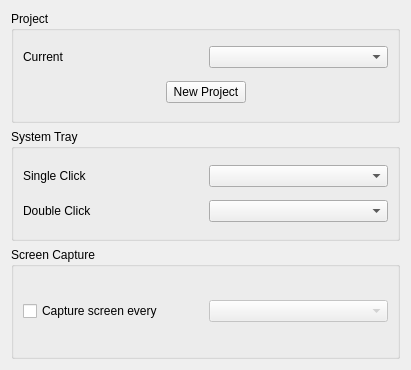
<?xml version="1.0" encoding="UTF-8"?>
<ui version="4.0">
 <class>PreferencesWidget</class>
 <widget class="QWidget" name="PreferencesWidget">
  <property name="geometry">
   <rect>
    <x>0</x>
    <y>0</y>
    <width>411</width>
    <height>370</height>
   </rect>
  </property>
  <property name="windowTitle">
   <string>Form</string>
  </property>
  <layout class="QGridLayout" name="gridLayout_3">
   <item row="0" column="0" colspan="2">
    <widget class="QGroupBox" name="groupBox">
     <property name="sizePolicy">
      <sizepolicy hsizetype="MinimumExpanding" vsizetype="Preferred">
       <horstretch>0</horstretch>
       <verstretch>0</verstretch>
      </sizepolicy>
     </property>
     <property name="title">
      <string>Project</string>
     </property>
     <layout class="QGridLayout" name="gridLayout">
      <item row="0" column="0" colspan="3">
       <layout class="QHBoxLayout" name="horizontalLayout">
        <item>
         <widget class="QLabel" name="label">
          <property name="text">
           <string>Current</string>
          </property>
         </widget>
        </item>
        <item>
         <widget class="QComboBox" name="projectsComboBox"/>
        </item>
       </layout>
      </item>
      <item row="1" column="0">
       <spacer name="horizontalSpacer">
        <property name="orientation">
         <enum>Qt::Horizontal</enum>
        </property>
        <property name="sizeHint" stdset="0">
         <size>
          <width>130</width>
          <height>24</height>
         </size>
        </property>
       </spacer>
      </item>
      <item row="1" column="1">
       <widget class="QPushButton" name="projectPushButton">
        <property name="text">
         <string>New Project</string>
        </property>
       </widget>
      </item>
      <item row="1" column="2">
       <spacer name="horizontalSpacer_2">
        <property name="orientation">
         <enum>Qt::Horizontal</enum>
        </property>
        <property name="sizeHint" stdset="0">
         <size>
          <width>129</width>
          <height>24</height>
         </size>
        </property>
       </spacer>
      </item>
     </layout>
    </widget>
   </item>
   <item row="1" column="0" colspan="2">
    <widget class="QGroupBox" name="groupBox_2">
     <property name="title">
      <string>System Tray</string>
     </property>
     <layout class="QGridLayout" name="gridLayout_2">
      <item row="0" column="0">
       <layout class="QHBoxLayout" name="horizontalLayout_2">
        <item>
         <widget class="QLabel" name="label_2">
          <property name="text">
           <string>Single Click</string>
          </property>
         </widget>
        </item>
        <item>
         <widget class="QComboBox" name="traySingleComboBox"/>
        </item>
       </layout>
      </item>
      <item row="1" column="0">
       <layout class="QHBoxLayout" name="horizontalLayout_3">
        <item>
         <widget class="QLabel" name="label_3">
          <property name="text">
           <string>Double Click</string>
          </property>
         </widget>
        </item>
        <item>
         <widget class="QComboBox" name="trayDoubleComboBox"/>
        </item>
       </layout>
      </item>
     </layout>
    </widget>
   </item>
   <item row="2" column="0" colspan="2">
    <widget class="QGroupBox" name="groupBox_3">
     <property name="title">
      <string>Screen Capture</string>
     </property>
     <layout class="QGridLayout" name="gridLayout_4">
      <item row="0" column="0">
       <widget class="QCheckBox" name="screenCheckBox">
        <property name="enabled">
         <bool>true</bool>
        </property>
        <property name="text">
         <string>Capture screen every</string>
        </property>
       </widget>
      </item>
      <item row="0" column="1">
       <widget class="QComboBox" name="screenComboBox">
        <property name="enabled">
         <bool>false</bool>
        </property>
       </widget>
      </item>
     </layout>
    </widget>
   </item>
  </layout>
 </widget>
 <resources/>
 <connections/>
</ui>
